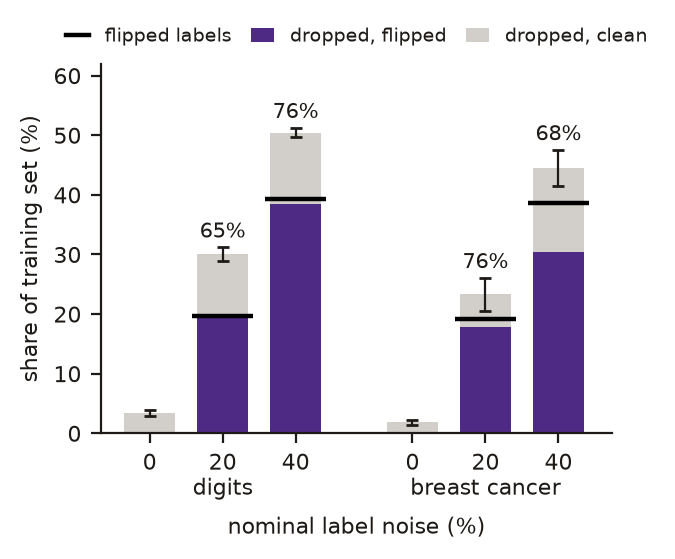

Here is the Python script that generated this plot:
import json
import numpy as np
import matplotlib
matplotlib.use("Agg")
import matplotlib.pyplot as plt

INK = "#1E1A17"
plt.rcParams.update({"font.size": 8, "font.family": "sans-serif", "text.color": INK,
                     "axes.labelcolor": INK, "xtick.color": INK, "ytick.color": INK,
                     "axes.edgecolor": INK})
R = [json.loads(l) for l in open("results/runs.jsonl")]
R = [r for r in R if r["method"] == "filter"]


def rows(d, n):
    return [r for r in R if r["dataset"] == d and abs(r["noise"] - n) < 1e-9]


xs, fl, cl, sd, tk, pr, stats = [], [], [], [], [], [], []
x = 0
for d in ["digits", "breast_cancer"]:
    for n in [0.0, 0.2, 0.4]:
        rs = rows(d, n)
        assert len(rs) == 5
        t = np.array([100 * r["n_dropped"] / r["n_train"] for r in rs])
        f = np.array([100 * r["n_dropped_noisy"] / r["n_train"] for r in rs])
        nz = np.array([100 * r["n_noisy"] / r["n_train"] for r in rs])
        p = [100 * r["n_dropped_noisy"] / r["n_dropped"] for r in rs if r["n_dropped"] > 0]
        xs.append(x)
        fl.append(f.mean())
        cl.append(t.mean() - f.mean())
        sd.append(t.std(ddof=1))
        tk.append(nz.mean())
        pr.append(np.mean(p) if n > 0 else None)
        stats.append((d, n, round(t.mean(), 2), round(f.mean(), 2), round(nz.mean(), 2), pr[-1],
                      round(t.std(ddof=1), 2)))
        x += 1
    x += 0.6

fig, ax = plt.subplots(figsize=(3.3, 2.4))
ax.bar(xs, fl, 0.7, color="#4E2A84", label="dropped, flipped")
ax.bar(xs, cl, 0.7, bottom=fl, color="#D2CFCA", label="dropped, clean")
ax.errorbar(xs, np.array(fl) + cl, yerr=sd, fmt="none", ecolor=INK, capsize=2, lw=0.8)
for xi, t in zip(xs, tk):
    if t > 0:
        ax.plot([xi - 0.42, xi + 0.42], [t, t], color="k", lw=1.6, solid_capstyle="butt")
ax.plot([], [], color="k", lw=1.6, label="flipped labels")
for xi, f, c, s, p in zip(xs, fl, cl, sd, pr):
    if p is not None:
        ax.text(xi, f + c + s + 0.8, f"{p:.0f}%", ha="center", va="bottom", fontsize=7.5)
ax.set_xticks(xs)
ax.set_xticklabels(["0", "20", "40"] * 2)
ax.set_xlabel("nominal label noise (%)")
ax.set_ylabel("share of training set (%)")
for lab, a, b in [("digits", xs[0], xs[2]), ("breast cancer", xs[3], xs[5])]:
    ax.text((a + b) / 2, -0.12, lab, transform=ax.get_xaxis_transform(), ha="center", va="top")
ax.xaxis.labelpad = 15
ax.set_ylim(0, 62)
for s in ("top", "right"):
    ax.spines[s].set_visible(False)
ax.legend(loc="lower center", bbox_to_anchor=(0.5, 1.0), ncol=3, frameon=False, fontsize=7,
          handlelength=1.2, columnspacing=1)
fig.savefig("paper/figures/drops.pdf", bbox_inches="tight")
fig.savefig("paper/figures/drops.png", dpi=200, bbox_inches="tight")
for s in stats:
    print(s)
